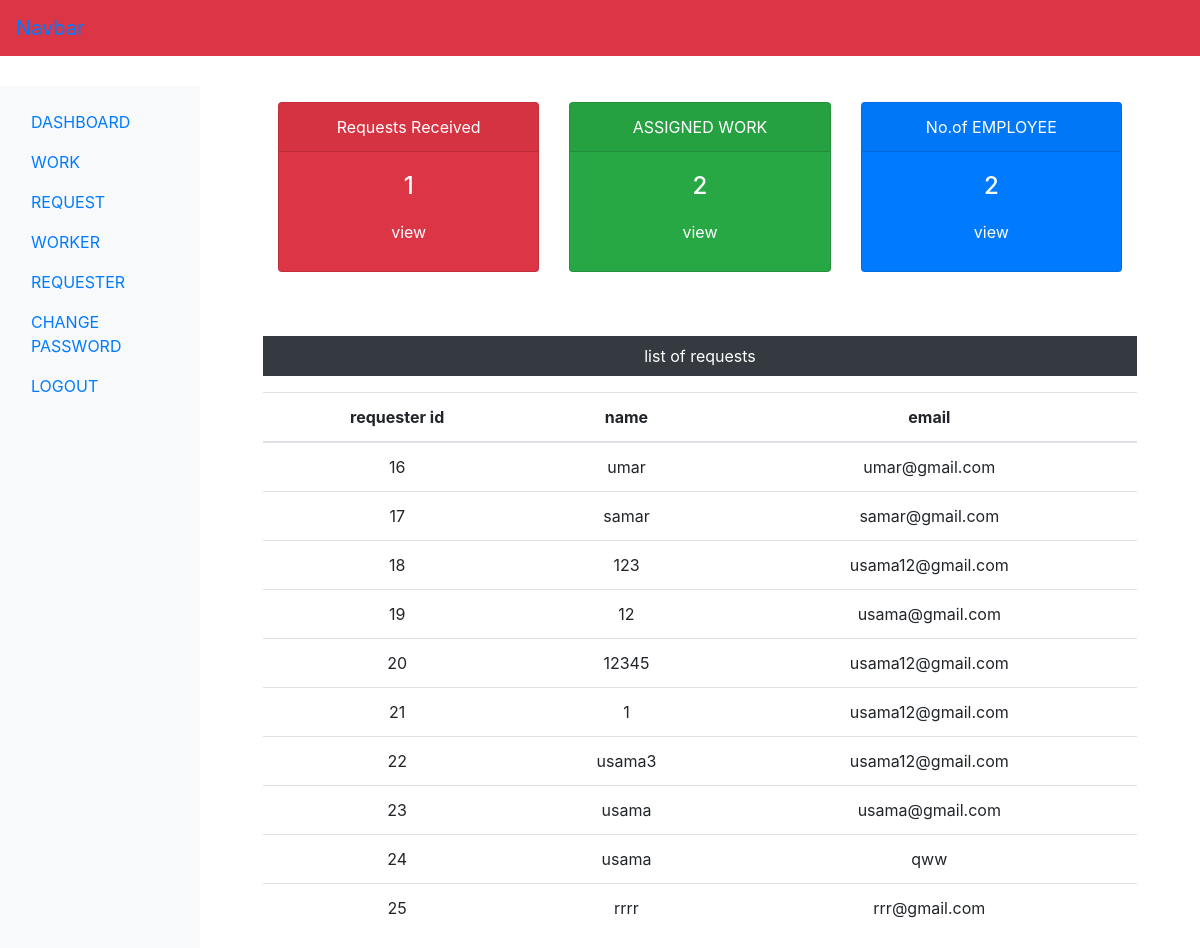
Screenshot of /admin/dashboard.php (signed in) with the database file from the repository.
### tables this page shows
CREATE TABLE `registration_db` (
  `r_login_id` int(11) NOT NULL,
  `r_name` varchar(60) NOT NULL,
  `r_email` varchar(60) NOT NULL,
  `r_password` varchar(60) NOT NULL
);

### admin/dashboard.php (the view, shortened to what this page needs)
<?php
include('include/header.php');
include('../requester/dbconnection.php');
$sql="SELECT COUNT(*) as count FROM submitrequest_tb";
$result=$con->query($sql);
 $row0=$result->fetch_assoc();
$sql="SELECT COUNT(*) as totassign FROM assign_work";
$result=$con->query($sql);
 $row1=$result->fetch_assoc();
$sql="SELECT COUNT(*) as totaltech FROM technition_tb";
$result=$con->query($sql);
 $row=$result->fetch_assoc();
?>
<div class="col-sm-9 col-md-10">
<div class="row text-center mx-5">
    <div class="col-sm-4 mt-3">
    <div class="card text-white bg-danger mb-3" style="max-width:20rem;">
  <div class="card-header">
    Requests Received
  </div>
  <div class="card-body">
    <h4 class="card-title"><?php echo $row0['count'];?></h5>
    <a href="request.php" class="btn text-white">view</a>
  </div>
</div>
    </div>
    <div class="col-sm-4 mt-3">
    <div class="card text-white bg-success mb-3" style="max-width:20rem;">
  <div class="card-header">
    ASSIGNED WORK
  </div>
  <div class="card-body">
    <h4 class="card-title"><?php echo $row1['totassign'];?></h5>
    <a href="work.php" class="btn text-white">view</a>
  </div>
</div>
    </div>
    <div class="col-sm-4 mt-3">
    <div class="card text-white bg-primary mb-3" style="max-width:20rem;">
  <div class="card-header">
    No.of EMPLOYEE
  </div>
  <div class="card-body">
    <h4 class="card-title"><?php echo $row['totaltech'];?></h5>
    <a href="employee.php" class="btn text-white">view</a>
  </div>
</div>
    </div></div>
<div class="mx-5 mt-5 text-center">
    <p class="bg-dark text-white p-2">list of requests</p>
    <?php
    $sql="SELECT *FROM registration_db";
    $result=$con->query($sql);
    if($result->num_rows > 0){
        echo '<table class="table">
        <thead>
          <tr>
            <th scope="col">requester id</th>
            <th scope="col">name</th>
            <th scope="col">email</th>
          </tr>
        </thead>
        <tbody>';
            while($row=$result->fetch_assoc()){
       echo '  <tr>';
        echo '<td>'.$row["r_login_id"].'</td>';
        echo '<td>'.$row["r_name"].'</td>';
        echo '<td>'.$row["r_email"].'</td>';
        echo '</tr>';
        }
       echo '</tbody>
      </table>';
    }else{
        echo '0 result';
    }
    ?>
    <?php include('include/footer.php');?>

### rows the page displays
registration_db: r_login_id "16", r_name "umar", r_email "umar@gmail.com"
registration_db: r_login_id "17", r_name "samar", r_email "samar@gmail.com"
registration_db: r_login_id "18", r_name "123", r_email "usama12@gmail.com"
registration_db: r_login_id "19", r_name "12", r_email "usama@gmail.com"
registration_db: r_login_id "20", r_name "12345", r_email "usama12@gmail.com"
registration_db: r_login_id "21", r_name "1", r_email "usama12@gmail.com"
registration_db: r_login_id "22", r_name "usama3", r_email "usama12@gmail.com"
registration_db: r_login_id "23", r_name "usama", r_email "usama@gmail.com"
registration_db: r_login_id "24", r_name "usama", r_email "qww"
registration_db: r_login_id "25", r_name "rrrr", r_email "rrr@gmail.com"

### other values shown
$row0['count'] "1"
$row1['totassign'] "2"
$row['totaltech'] "2"
